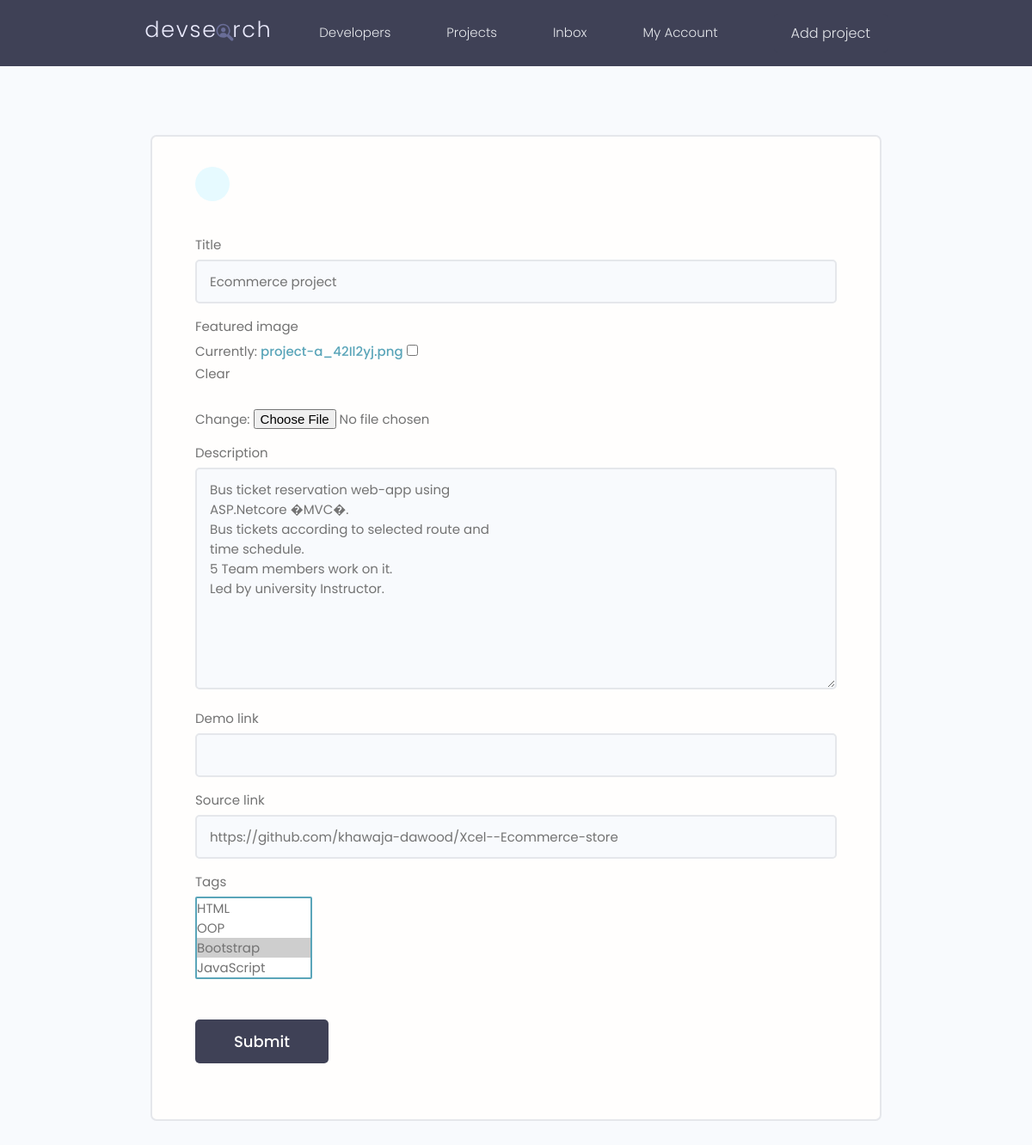
Screenshot of /update-project/91a4a3ee-78a9-4008-a453-89fb4f74a161/ with the database file from the repository.
### projects/models.py (models this page shows, shortened)
class Project(models.Model):
    id = models.UUIDField(default=uuid.uuid4, unique=True, primary_key=True, editable=False)
    title = models.CharField(max_length=150, unique=True)
    developer = models.ForeignKey(settings.AUTH_USER_MODEL, max_length=150, on_delete=models.CASCADE, null=True, blank=True)
    featured_image = models.ImageField(null=True, blank=True, default='default.jpg')
    description = models.TextField(null=True, blank=True)
    demo_link = models.CharField(max_length=200, null=True, blank=True, unique=True)
    source_link = models.CharField(max_length=200, null=True, blank=True, unique=True)
    vote_total = models.IntegerField(default=0)
    vote_ratio = models.IntegerField(default=0)
    created = models.DateTimeField(auto_now_add=True)
    tags = models.ManyToManyField('Tag', blank=True)
    active = models.BooleanField(default=True)

### projects/views.py (the view)
# urls.py: path('update-project/<str:pk>/', views.update_project, name='update-project'),
def update_project(request, pk):
    project_data = Project.objects.get(id=pk)
    form = ProjectForm(instance=project_data)
    if request.method == 'POST':
        form = ProjectForm(request.POST, request.FILES, instance=project_data)
        project_data.title = project_data.title + " (UPDATED)"
        if form.is_valid():
            form.save()
            return redirect('projects-home')
    context = {'form': form}
    return render(request, template_name='projects/project-form.html', context=context)

### projects/forms.py
class ProjectForm(ModelForm):
    class Meta:
        model = Project
        fields = '__all__'
        exclude = ['vote_total', 'vote_ratio', 'active', 'developer']
    def __init__(self, *args, **kwargs):
        super(ProjectForm, self).__init__(*args, **kwargs)
        for key, value in self.fields.items():
            value.widget.attrs.update({'class': 'input'})

### projects/models.py (called while the page is built)
    def __str__(self):
        return self.name

### projects/templates/projects/project-form.html (shortened to what this page needs)
{% extends 'main.html' %}
{% load crispy_forms_filters %}
{% load crispy_forms_tags %}
{% block content %}
    <main class="formPage my-xl">
        <div class="content-box">
            <div class="formWrapper">
                <a class="backButton" href="#"></a>
                <br>
                <form class="form" method="POST" enctype="multipart/form-data" action="">
                    {% for field in form %}
                    <div class="form__field">
                        <label for="formInput#text">{{ field.label }}</label>
                        {{ field }}
                    </div>
                    {% endfor %}
                    <input class="btn btn--sub btn--lg  my-md" type="submit" value="Submit" />
                </form>
            </div>
        </div>
    </main>
{% endblock content %}

### Static/CSS/app.css (style rules this page uses)
:root { --color-sub: #2d2d39; }
.btn--sub { background-color: var(--color-sub-light); }
.content-box { width: 95%; max-width: 85rem; margin: 0 auto; }
.backButton { background: var(--color-main-light); color: var(--color-main); width: 4rem; height: 4rem; display: flex; align-items: center; justify-content: center; border-radius: 50%; }
.formPage .formWrapper { list-style: none; background: var(--color-white); padding: 3.5rem 5rem; border: 2px solid var(--color-light); border-radius: 0.7rem; }

### Static/uikit/styles/modules/_variables.css (style rules this page uses)
:root { --color-main: #5aa5b9; --color-main-light: #e6faff; --color-sub: #3f4156; --color-sub-light: #51546e; --color-sub-lighter: #ededfd; --color-text: #737373; --color-gray: #8b8b8b; --color-light: #e5e7eb; --color-light-gray: #767676; --color-bg: #f8fafd; --color-white: #fffefd; --color-white-light: #f3f3f3; --color-success: #359e64; --color-success-bg: #def8e8; --color-error: #fc4b0b; --color-error-bg: #fff2ee; --font-base: 'Poppins', arial, helvetica, 'Segoe UI', roboto, ubuntu, sans-serif; --font-monospace: 'Fira Code', 'Courier New', courier, monospace; --font-regular: 300; --font-medium: 500; --font-bold: 700; --generic-shadow: 1px 1px 5px #00000010; --generic-transition: all 0.3s ease-in-out; }

### Static/uikit/styles/modules/_base.css (style rules this page uses)
* { margin: 0; padding: 0; box-sizing: border-box; text-rendering: optimizeLegibility; color: inherit; font-size: inherit; }
html { font-size: 50%; }
@media only screen and (min-width: 480px) { html { font-size: 56.25%; } }
@media only screen and (min-width: 1200px) { html { font-size: 62.5%; } }
body { line-height: 1.6; font-weight: 400; font-size: 1.5rem; color: var(--color-text); background-color: var(--color-bg); min-height: 100vh; }

### Static/uikit/styles/modules/_typography.css (style rules this page uses)
* { font-family: var(--font-base); }
a { padding-bottom: 2px; text-decoration: none; display: inline-block; color: var(--color-main); font-weight: var(--font-medium); }

### Static/uikit/styles/modules/_utilities.css (style rules this page uses)
.my-md { margin: 3rem auto; }
.my-xl { margin: 8rem auto; }

### Static/uikit/styles/modules/_button.css (style rules this page uses)
.btn { display: inline-block; position: relative; cursor: pointer; background-color: var(--color-light); font-weight: var(--font-medium); color: var(--color-sub); text-decoration: none; padding: 1rem 2rem; border-radius: 0.5rem; border: none; width: -webkit-fit-content; width: -moz-fit-content; width: fit-content; height: -webkit-fit-content; height: -moz-fit-content; height: fit-content; font-size: 1.6rem; outline-width: 0; outline-color: transparent; -webkit-backface-visibility: hidden; backface-visibility: hidden; transition: all 0.3s ease-in-out; }
.btn--sub { background-color: var(--color-sub); color: var(--color-white); }
.btn--lg { font-size: 1.8rem; padding: 1.2rem 4.5rem; }

### Static/uikit/styles/modules/_form.css (style rules this page uses)
.form { display: block; }
.form__field { margin-top: 1.5rem; margin-bottom: 1.5rem; }
.form__label, .form__field > label { display: block; margin-bottom: 0.5rem; color: var(--color-text); }
input.input[type='text'], input.input[type='email'], input.input[type='password'], input.input[type='number'], textarea.input { min-width: 24rem; width: 100%; padding: 1.2rem 1.5rem; border-radius: 0.5rem; border: 2px solid var(--color-light); transition: all 0.3s ease-in-out; background-color: var(--color-bg); }
input.input[type='text']:focus, input.input[type='email']:focus, input.input[type='password']:focus, input.input[type='number']:focus, input.input[type='text']:active, input.input[type='email']:active, input.input[type='password']:active, input.input[type='number']:active, select.input, textarea.input:focus, textarea.input:active { outline: none; border: 2px solid var(--color-main); }

### rows the page displays
Project: form "Ecommerce project" "Bus ticket reservation web-app using ASP.Netcore �MVC�. Bus tickets according to selected route and time schedule. 5 Team members work on it. Led by university Instructor." "https://github.com/khawaja-dawood/Xcel--Ecommerce-store"

### other values shown
{{ field.label }} "Title" "Featured image" "Description" "Demo link" "Source link" "Tags"
